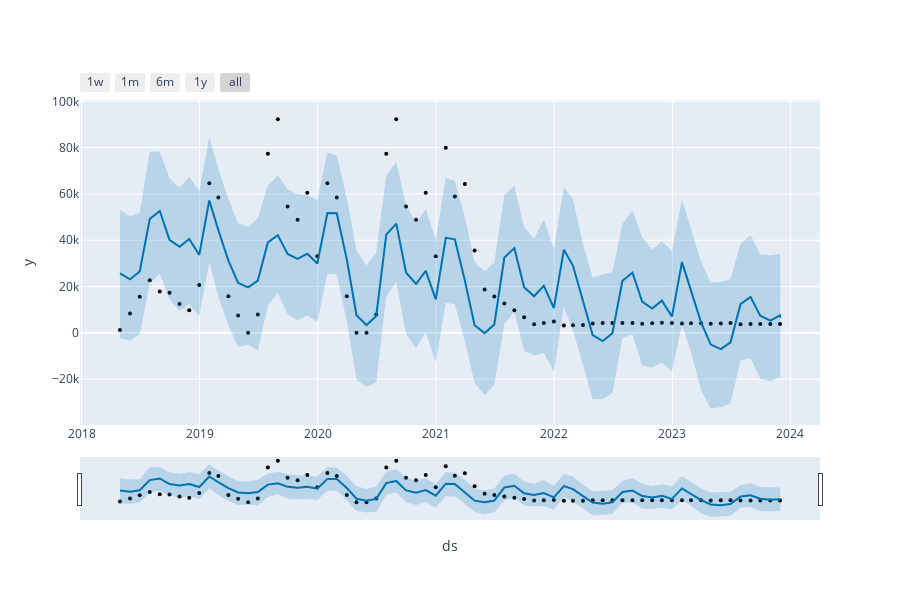

The cell this chart's notebook holds for it:
### Code cell
from prophet.plot import plot_plotly
import pandas as pd
from prophet import Prophet


def prophet_forecast_model(df: pd.DataFrame, key):
    tmp = df[[key, "Sales_Period"]].copy()
    tmp = tmp.set_index("Sales_Period")
    tmp = tmp.reset_index()[["Sales_Period", key]].rename(
        columns={"Sales_Period": "ds", key: "y"}
    )
    model = Prophet(
        # seasonality_mode="multiplicative",
        # weekly_seasonality=True,
        # yearly_seasonality=25,
        # seasonality_prior_scale=30,
    )
    return model.fit(tmp)


def get_prediction(model: Prophet, number_of_months):
    future_dates = model.make_future_dataframe(periods=number_of_months, freq="MS")
    predictions = model.predict(future_dates)
    return predictions


model = prophet_forecast_model(tmp, "Monthly_Sales")
forecast = get_prediction(model, 1)
plot_plotly(model, forecast)
